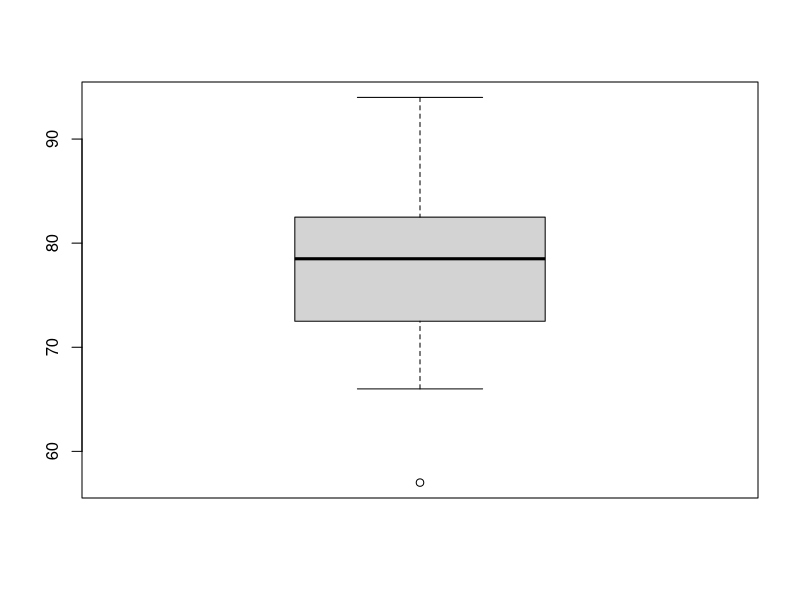

The R script that drew this image:
## ---- chunk 1
scores <- c(57, 66, 69, 71, 72, 73, 74, 77, 78, 78, 79, 79, 81, 81, 82, 83, 83, 88, 89, 94)
boxplot(scores)
